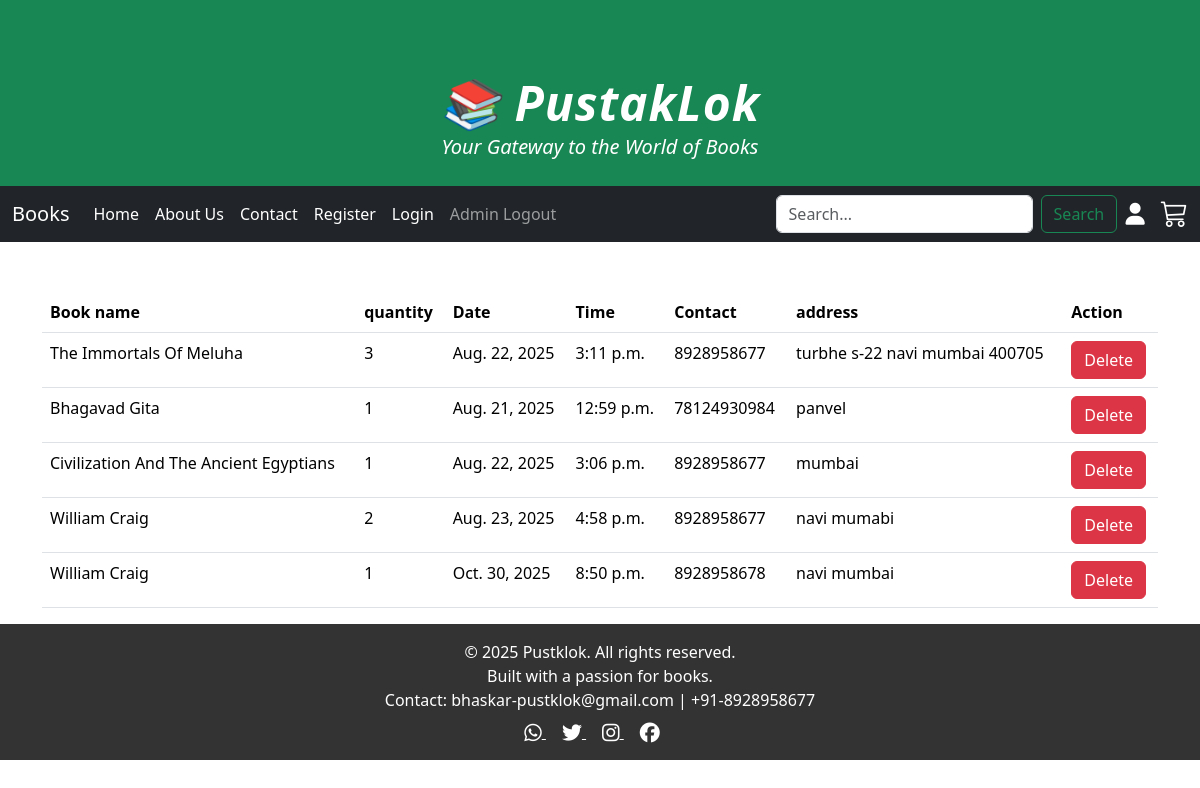
Page /admin_book/ (signed in) on the earlier database version.
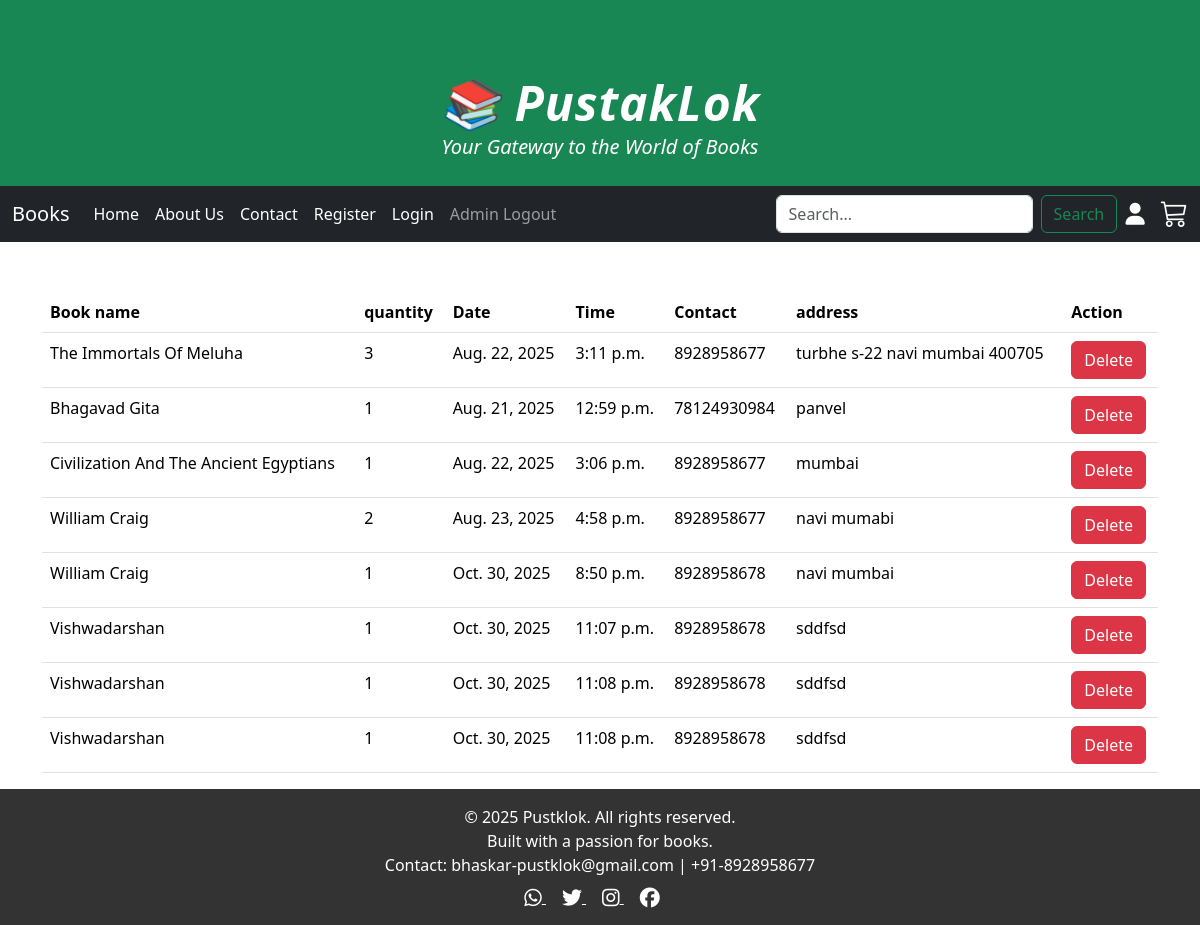
Same page on the later database version.
### mynewapp/models.py (models this page shows, shortened)
class book(models.Model):
    bid=models.AutoField(primary_key=True)
    uid=models.IntegerField()
    book_name=models.CharField(max_length=50)
    quantity=models.IntegerField(default=1)
    address=models.TextField(default="")
    total_price=models.IntegerField(default=0)
    date=models.DateField()
    time=models.TimeField()
    mobile=models.CharField(max_length=20)

### mynewapp/views.py (the view)
# urls.py: path("admin_book/", views.admin_book, name="admin_book"),
def admin_book(request):
    if 'a_name' in request.session:
        booking=book.objects.all()
        locate={'data':booking}
        return render(request,"admin_book.html",locate)
    else:
        locate={"status":"you need to login first"}
        return render(request,"login.html",locate)

### mynewapp/templates/admin_book.html (shortened to what this page needs)
{% extends 'master.html' %}
{% load static %}
{% block body %}
<div class="container">
    <div class="row">
        <div class="col-md-12 col-lg-12 col-xl-12">
            <table class="table">
                <thead>
                <tr>
                <th>Book name</th>
                <th>quantity</th>
                <th>Date</th>
                <th>Time</th>
                <th>Contact</th>
                <th>address</th>
                    <th>Action</th>
                </tr>
                </thead>
                <tbody>
                {% for x in data %}
                <tr>
                <td>{{x.book_name}}</td>
                <td>{{x.quantity}}</td>
                <td>{{x.date}}</td>
                <td>{{x.time}}</td>
                <td>{{x.mobile}}</td>
                <td>{{x.address}}</td>
<td><a class="btn btn-danger" href="{% url 'delete_order'%}?id={{x.bid}}" onclick="return confirm('Are you sure you want to delete this order')">Delete</a></td>
                </tr>
                {% endfor %}
                </tbody>
            </table>
        </div>
    </div>
</div>
{% endblock %}

Differences in the rows shown:
added book: book_name "Vishwadarshan", quantity "1", date "Oct. 30, 2025", time "11:07 p.m.", mobile "8928958678", address "sddfsd"
added book: book_name "Vishwadarshan", quantity "1", date "Oct. 30, 2025", time "11:08 p.m.", mobile "8928958678", address "sddfsd"
added book: book_name "Vishwadarshan", quantity "1", date "Oct. 30, 2025", time "11:08 p.m.", mobile "8928958678", address "sddfsd"
